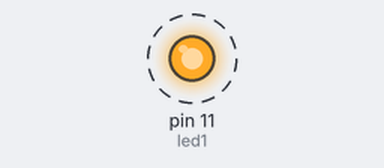
This sketch was run on a simulated Arduino Uno, built with avr-gcc and run on an emulated ATmega328P. Parts: output pins drawn as LEDs (lit = HIGH). Dashed ring = blinking.

Above: at 0.1 s.
Timing chart, 0 to 3.0 s (numbered marks = the images above):
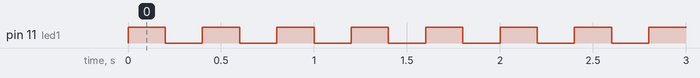

Measured:
- by itself, pin 11 (led1): alternates HIGH for 0.20 s and LOW for 0.20 s

The sketch:

manip6_short.ino
```cpp
#define led1 11

void setup() {
    pinMode(led1, OUTPUT);
}

void loop() {
    digitalWrite(led1,digitalRead(led1) ? LOW: HIGH);
    delay (200);
}
```
